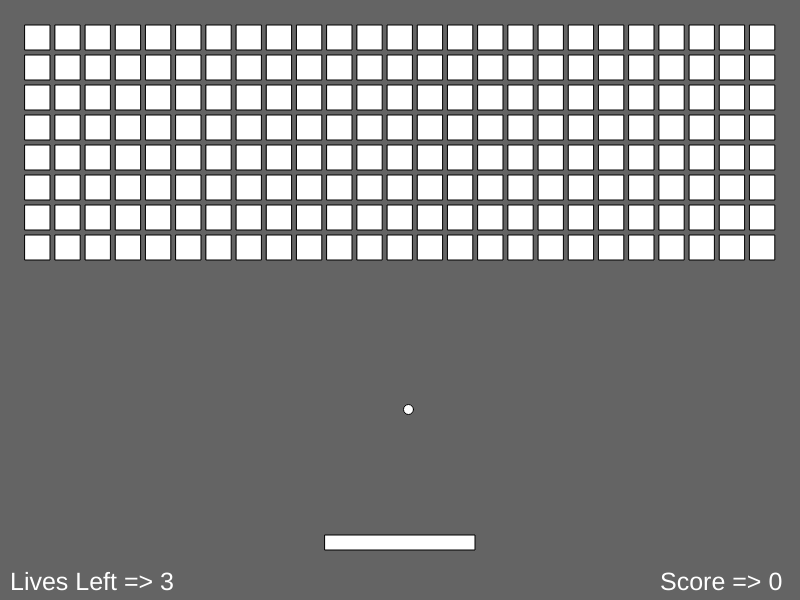
Frame 1 (no input)
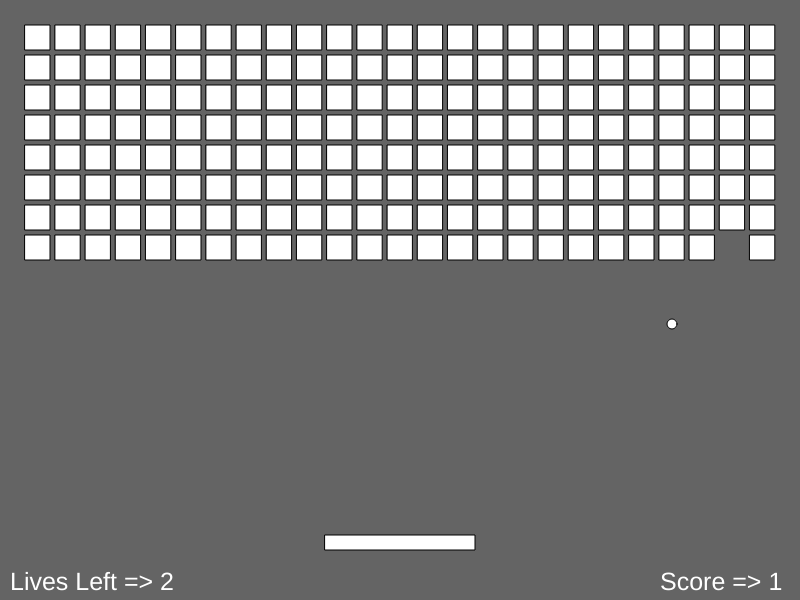
Frame 60 (no input)
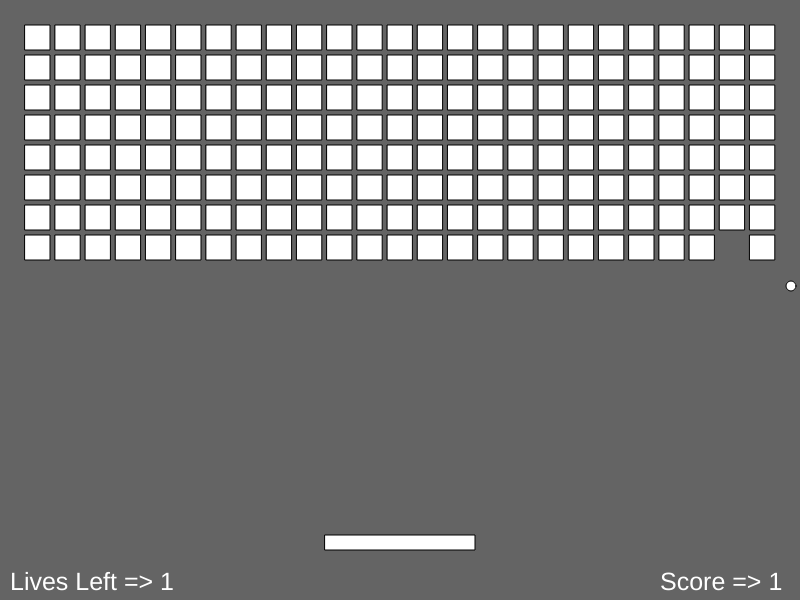
Frame 120 (the mouse pressed at the canvas centre since frame 60)

The p5.js sketch that drew these frames (run headless with seeded random() and noise() and a simulated clock; from frame 60 on, the mouse is pressed at the canvas centre):

// p5.js sketch
// ── sketch.js
let canvasSize = [800, 600];

class Ball{
    constructor(){
        this.x = 400;
        this.y = 400;
        this.r = 10;
        this.maxSpeed = 7.5;
        this.minSpeed = 2.5;
        this.vx = Math.floor(Math.random()*this.maxSpeed) + this.minSpeed; 
        this.vy = Math.floor(Math.random()*this.maxSpeed) + this.minSpeed; 
        this.lives = 3;
        this.score = 0;
    }

    move(){
        this.x += this.vx;
        this.y += this.vy;

        if( (this.y+this.r) >= canvasSize[1] ) this.lives--;

        if( (this.x+this.r)>=canvasSize[0] || (this.x-this.r)<=0 ) this.vx *= (-1);
        if( (this.y+this.r)>=canvasSize[1] || (this.y-this.r)<=0 ) this.vy *= (-1);
    }

    show(){
        circle(this.x, this.y, this.r);
    }
}

class Brick{
    constructor(){
        this.width = 150;
        this.height = 15;
        this.marginBottom = 50;
        this.x = (canvasSize[0] - this.width)/2;
        this.y = canvasSize[1] - this.height - this.marginBottom;
        this.vx = 10;
    }

    hitByBall(ball){
        if( (ball.x>=this.x) && (ball.x<=(this.x+this.width)) && 
            ((ball.y-ball.r)<=(this.y+this.height) && (ball.y+ball.r)>=this.y) ) ball.vy *= -1;
    
        if( (ball.y>=this.y) && (ball.y<=(this.y+this.height)) &&
            ((ball.x-ball.r)<=(this.x+this.width) && (ball.x+ball.r)>=this.x) ) ball.vx *= -1;
    }

    move(dir){
        this.x += (dir*this.vx);
        if(this.x <= 0) this.x=0;
        if((this.x+this.width)>=canvasSize[0]) this.x = canvasSize[0]-this.width;
    }

    show(){
        rect(this.x, this.y, this.width, this.height );
    }
}

class Obstacle{
    constructor(x, y){
        this.width = 25;
        this.height = 25;
        this.x = x;
        this.y = y;
        this.opacity = 1;
        this.paddingX = 5.2;
        this.paddingY = 5;
        this.NextBoxX = this.x + this.width  + this.paddingX;
        this.NextBoxY = this.y + this.height + this.paddingY
    }

    hitByBall(ball){
        if(!this.opacity) return ;
        if( (ball.x>=this.x) && (ball.x<=(this.x+this.width)) && 
            ((ball.y-ball.r)<=(this.y+this.height) && (ball.y+ball.r)>=this.y) ) {
                ball.vy *= -1;
                ball.score++;
                this.opacity = 0;
        }
    
        if( (ball.y>=this.y) && (ball.y<=(this.y+this.height)) &&
            ((ball.x-ball.r)<=(this.x+this.width) && (ball.x+ball.r)>=this.x) ) {
                ball.vx *= -1;
                ball.score++;
                this.opacity = 0;
        }
    }

    show(){
        if(this.opacity) rect(this.x, this.y, this.width, this.height );
    }
}

// App
let ball  = new Ball();
let brick = new Brick();
let obstacles = [[]];

function setup(){
    createCanvas(canvasSize[0], canvasSize[1]);

    let obstacle = new Obstacle(25, 25);
    obstacles[0].push(obstacle);
    for(let i=1; i<25; i++){
        let newObstacle = new Obstacle(obstacles[0][i-1].NextBoxX, obstacles[0][i-1].y);
        obstacles[0].push(newObstacle);
    }
    
    for(let j=1; j<8; j++){
        let newObstacle = new Obstacle(obstacles[j-1][0].x, obstacles[j-1][0].NextBoxY);
        let newRow = [newObstacle];
        obstacles.push(newRow);
        for(let i=1; i<25; i++){
            let newObstacle = new Obstacle(obstacles[j][i-1].NextBoxX, obstacles[j][i-1].y);
            obstacles[j].push(newObstacle);
        }
    }
}

function draw(){
    if(keyIsDown(LEFT_ARROW)) brick.move(-1);
    if(keyIsDown(RIGHT_ARROW)) brick.move(1);

    if( ball.lives <= 0 ){
        ball.lives = 3;
        ball.score = 0;
        for(let i=0; i<obstacles.length; i++){
            for(let j=0; j<obstacles[i].length; j++){
                obstacles[i][j].opacity = 1;
            }
        }
        window.alert('Game Over !!! \nRestarting the game...');
    }

    background(100);
    for(let i=0; i<obstacles.length; i++){
        for(let j=0; j<obstacles[i].length; j++){
            obstacles[i][j].hitByBall(ball);
            obstacles[i][j].show();
        }
    }

    brick.hitByBall(ball);
    brick.show();
    ball.move();
    ball.show();

    fill(255);
    textSize(25);
    text('Lives Left => ' + ball.lives, 10, canvasSize[1]-10);
    text('Score => ' + ball.score, canvasSize[0]-140, canvasSize[1]-10);
}
